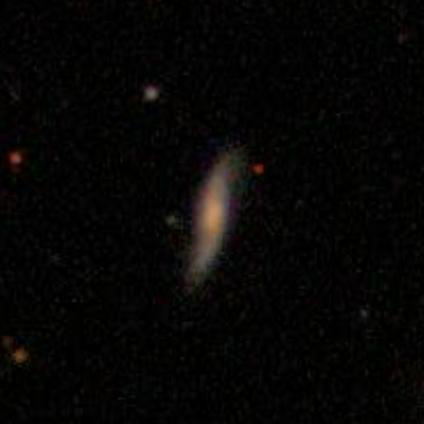
#> input picture data/galaxy_images/Image_0.png, 424 x 424 px; its folder holds 4 pictures in this run
$ jupyter execute --allow-errors kmeans_galaxy_images.ipynb   (shell and % lines are left out)
#> lines starting #> are read from the running program, lines starting #| are printed output that depends on the picture; after the words box and inside, x2 and y2 are one past the last pixel; in counts of white or black regions, pixels touching at a corner belong together
#> further down, img is the input picture: shape (424, 424, 3); mean R, G, B 6.4, 5.7, 4.9
#> pass 2 of the loop `for i in range(ax.shape[0]):`:
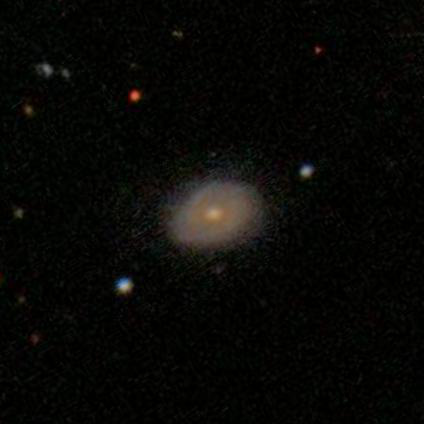
#> input picture data/galaxy_images/Image_1.png, 424 x 424 px
#> img is the input picture: shape (424, 424, 3); mean R, G, B 8.1, 7.9, 5.7
This is a simple notebook to work with some galaxy images and apply the KMeans clustering algorithm.

It accompanies Chapter 7 of the book (3 of 4) but only shows up in sec. 7.6.

Author: Viviana Acquaviva, with contributions by Jake Postiglione and Olga Privman.

[cell 1]
import numpy as np
import pandas as pd
import os
import random
import matplotlib.pyplot as plt

import skimage
from skimage.transform import resize, rescale
from skimage import io
from skimage.feature import blob_dog, blob_log, blob_doh
from skimage.color import rgb2gray

This data set is composed by 200 images randomly selected from the Kaggle Galaxy Zoo challenge:

https://www.kaggle.com/c/galaxy-zoo-the-galaxy-challenge

The code below visualizes the first 25 objects in your data set. You can run it to get a view of the first 25 galaxies. Note: you might get an error message, in this case see here

https://stackoverflow.com/questions/43288550/iopub-data-rate-exceeded-in-jupyter-notebook-when-viewing-image

[cell 2]
fig, axes = plt.subplots(ncols= 5, nrows = 5,figsize=(50,50))

ax = axes.ravel()

#> (the rest of this cell did not finish here and is left out)

Let's now get rid of some multiple sources.

[cell 3]
#This shows how multiple sources can be identified and masked.

n_ob = 5
#> n_ob = 5
#> `blobs_log = blob_log(image_gray, max_sigma=30, num_sigma=10, threshold..`: blobs_log = [[213, 213, 13.89], [93, 151, 4.22], [158, 15, 4.22], [356, 19, 4.22], [169, 258, 4.22]]
#> `blobs_log = blobs_log[blobs_log[:,2].argsort()[::-1]]`: blobs_log = [[213, 213, 19.64], [169, 258, 5.97], [356, 19, 5.97], [158, 15, 5.97], [93, 151, 5.97]]
#> the loop `for blob in blobs_log:` made 5 passes
#> pass 2, `mask = (X - blob[0])**2 + (Y - blob[1])**2 < r**2`:
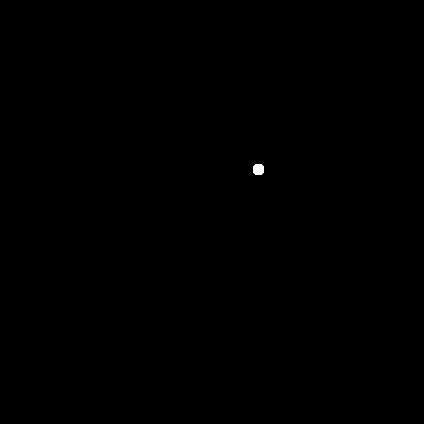
#> mask: shape (424, 424) bool; 0.06% white; 1 white region, box (x1, y1, x2, y2) and area: (253, 164, 264, 175) 109
#> pass 3, `mask = (X - blob[0])**2 + (Y - blob[1])**2 < r**2`:
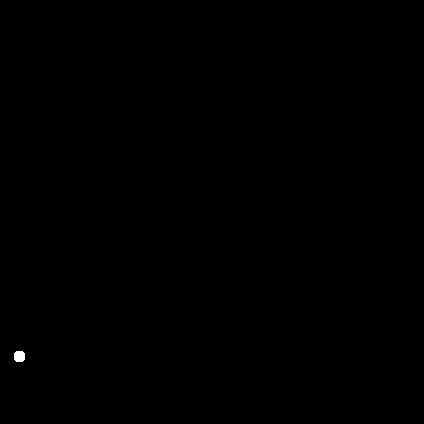
#> mask: shape (424, 424) bool; 0.06% white; 1 white region, box (x1, y1, x2, y2) and area: (14, 351, 25, 362) 109
#> after the loop `for blob in blobs_log:`:
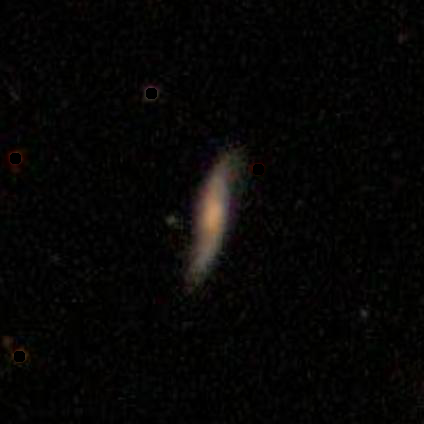
#> img: shape (424, 424, 3); 0.24% of pixels changed, all inside (x1, y1, x2, y2) = (10, 88, 264, 362)
#| I found 5 sources.
#> pass 2 of the loop `for i in range(n_ob):`:
#> `blobs_log = blob_log(image_gray, max_sigma=30, num_sigma=10, threshold..`: blobs_log = [[285, 124, 4.22], [171, 306, 4.22], [95, 135, 4.22], [213, 214, 26.78], [69, 47, 4.22], [213, 18, 4.22], [110, 28, 4.22], [73, 65, 4.22], [50, 317, 1]]
#> `blobs_log = blobs_log[blobs_log[:,2].argsort()[::-1]]`: blobs_log = [[213, 214, 37.87], [69, 47, 5.97], [73, 65, 5.97], [213, 18, 5.97], [110, 28, 5.97], [171, 306, 5.97], [95, 135, 5.97], [285, 124, 5.97], [50, 317, 1.41]]
#> the loop `for blob in blobs_log:` made 9 passes
#> pass 2, `mask = (X - blob[0])**2 + (Y - blob[1])**2 < r**2`:
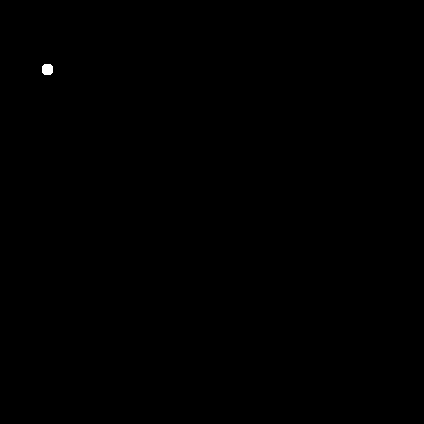
#> mask: shape (424, 424) bool; 0.06% white; 1 white region, box (x1, y1, x2, y2) and area: (42, 64, 53, 75) 109
#> after the loop `for blob in blobs_log:`:
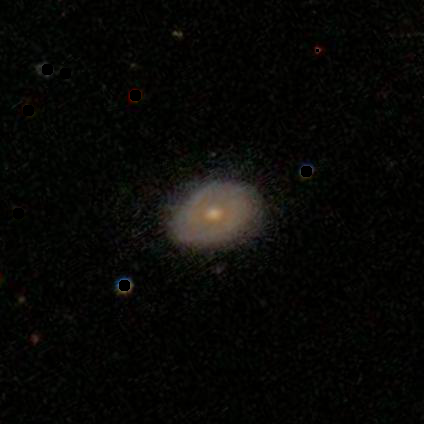
#> img: shape (424, 424, 3); 0.43% of pixels changed, all inside (x1, y1, x2, y2) = (13, 49, 319, 291)
#| I found 9 sources.
#> `blobs_log = blob_log(image_gray, max_sigma=30, num_sigma=10, threshold..`: blobs_log = [[213, 213, 13.89], [93, 151, 4.22], [158, 15, 4.22], [356, 19, 4.22], [169, 258, 4.22]]
#> `blobs_log = blobs_log[blobs_log[:,2].argsort()[::-1]]`: blobs_log = [[213, 213, 19.64], [169, 258, 5.97], [356, 19, 5.97], [158, 15, 5.97], [93, 151, 5.97]]
#> pass 2 of the loop `for i in range(200):`:
#> `blobs_log = blob_log(image_gray, max_sigma=30, num_sigma=10, threshold..`: blobs_log = [[285, 124, 4.22], [171, 306, 4.22], [95, 135, 4.22], [213, 214, 26.78], [69, 47, 4.22], [213, 18, 4.22], [110, 28, 4.22], [73, 65, 4.22], [50, 317, 1]]
#> `blobs_log = blobs_log[blobs_log[:,2].argsort()[::-1]]`: blobs_log = [[213, 214, 37.87], [69, 47, 5.97], [73, 65, 5.97], [213, 18, 5.97], [110, 28, 5.97], [171, 306, 5.97], [95, 135, 5.97], [285, 124, 5.97], [50, 317, 1.41]]

fig, ax = plt.subplots(2, n_ob, figsize=(50, 20))

#> (the rest of this cell did not finish here and is left out)

#> (a cell that did not finish here is left out)

## Start here!

[cell 5]
#Takes < 1 minute

#Let's read in the images, and resize them to something a bit more manageable

images = []
#> images = []

#> (the rest of this cell did not finish here and is left out)
